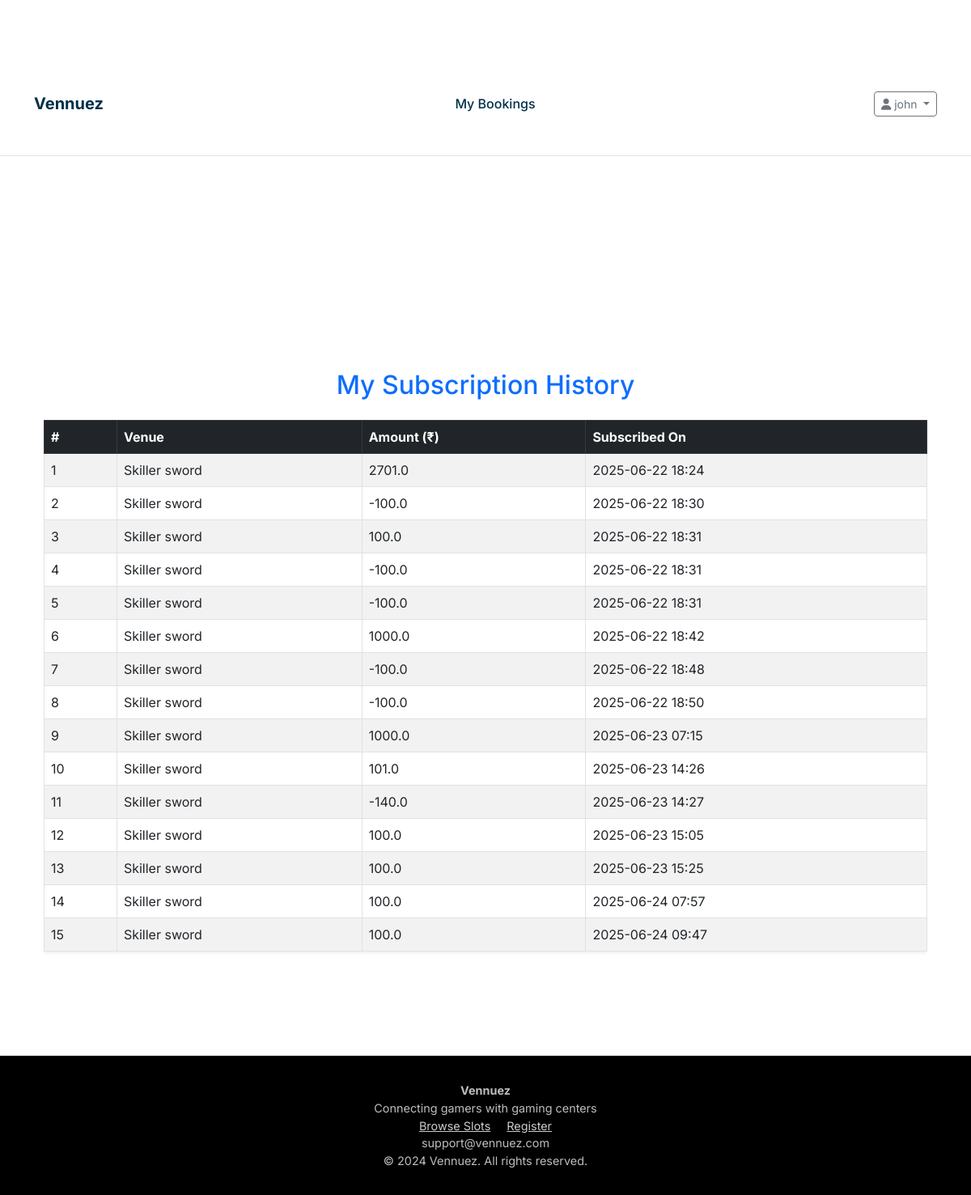
Page /my_subscription_history (signed in) on the committed database.
### models.py (models this page shows, shortened)
class User(UserMixin, db.Model):
    __tablename__ = 'users'
    id = db.Column(db.Integer, primary_key=True)
    username = db.Column(db.String(80), unique=True, nullable=False)
    email = db.Column(db.String(120), unique=True, nullable=True)
    phone = db.Column(db.String(20), nullable=False , unique = True)
    password_hash = db.Column(db.String(256), nullable=False)
    full_name = db.Column(db.String(120), nullable=True)
    age = db.Column(db.Integer, nullable=True)
    created_at = db.Column(db.DateTime, default=datetime.utcnow)
    total_spent = db.Column(db.Float, default=0.0)
    bookings = db.relationship('TimeSlot', backref='user', lazy=True, foreign_keys='TimeSlot.user_id')
    coin_balances = db.relationship('UserCoinBalance', backref='user', lazy=True)
    subscriptions = db.relationship("Subscription", back_populates="user", cascade="all, delete")

class Owner(UserMixin, db.Model):
    __tablename__ = 'owners'
    id = db.Column(db.Integer, primary_key=True)
    username = db.Column(db.String(80), unique=True, nullable=False)
    email = db.Column(db.String(120), unique=True, nullable=False)
    password_hash = db.Column(db.String(256), nullable=False)
    phone = db.Column(db.String(20), nullable=False)
    gaming_center_name = db.Column(db.String(200), nullable=False)
    address = db.Column(db.String(255), nullable=True)
    active = db.Column(db.Boolean, default=True)
    created_at = db.Column(db.DateTime, default=datetime.utcnow)
    latitude = db.Column(db.Float, nullable=True)
    longitude = db.Column(db.Float, nullable=True)
    google_maps_link = db.Column(db.String(500), nullable=True)
    amenities = db.Column(db.Text, nullable=True)  # Stored as JSON string
    venue_image1 = db.Column(db.String(500), nullable=True)
    venue_image2 = db.Column(db.String(500), nullable=True)
    venue_image3 = db.Column(db.String(500), nullable=True)
    venue_image4 = db.Column(db.String(500), nullable=True)
    images_uploaded = db.Column(db.Boolean, default=False)
    consoles = db.relationship('Console', backref='owner', lazy=True, cascade='all, delete-orphan')
    subscriptions = db.relationship("Subscription", back_populates="owner", cascade="all, delete")

class Subscription(db.Model):
    __tablename__ = "subscription"
    id = db.Column(db.Integer, primary_key=True)
    amount = db.Column(db.Float, nullable=False)
    user_id = db.Column(db.Integer, db.ForeignKey('users.id'), nullable=False)
    owner_id = db.Column(db.Integer, db.ForeignKey('owners.id'), nullable=False)
    created_at = db.Column(db.DateTime, default=datetime.utcnow)
    user = db.relationship("User", back_populates="subscriptions")
    owner = db.relationship("Owner", back_populates="subscriptions")

### routes.py (the view)
@app.route('/my_subscription_history')
@login_required
def subscription_history():
    subs = Subscription.query.filter_by(user_id=current_user.id).all()
    history = []
    for sub in subs:
        venue = Owner.query.get(sub.owner_id)
        history.append({
            "venue_name": venue.gaming_center_name,
            "amount": sub.amount,
            "created_at": sub.created_at
        })
    return render_template("my_subscription_history.html", subscriptions=history)

### app.py (called while the page is built)
@login_manager.user_loader
def load_user(user_id):
    from models import Owner, User
    from flask import session
    user_type = session.get('user_type')
    if user_type == 'owner':
        return Owner.query.get(int(user_id))
    elif user_type == 'user':
        return User.query.get(int(user_id))
    return None

### templates/my_subscription_history.html (shortened to what this page needs)
{% extends "base.html" %}
{% block content %}
<div class="container mt-5">
    <h2 class="text-center mb-4 text-primary">My Subscription History</h2>
    {% if subscriptions %}
    <div class="table-responsive">
        <table class="table table-bordered table-striped shadow-sm">
            <thead class="table-dark">
                <tr>
                    <th>#</th>
                    <th>Venue</th>
                    <th>Amount (₹)</th>
                    <th>Subscribed On</th>
                </tr>
            </thead>
            <tbody>
                {% for sub in subscriptions %}
                <tr>
                    <td>{{ loop.index }}</td>
                    <td>{{ sub.venue_name }}</td>
                    <td>{{ sub.amount }}</td>
                    <td>{{ sub.created_at.strftime('%Y-%m-%d %H:%M') }}</td>
                </tr>
                {% endfor %}
            </tbody>
        </table>
    </div>
    {% else %}
    <p class="text-center text-muted">No subscription history found.</p>
    {% endif %}
</div>
{% endblock %}

### templates/base.html (shortened to what this page needs)
<!DOCTYPE html>
<html lang="en">
<head>
  <link rel="stylesheet" href="{{ url_for('static', filename='css/main.css') }}">
  <link rel="stylesheet" href="https://cdnjs.cloudflare.com/ajax/libs/font-awesome/6.4.0/css/all.min.css" />
  <link href="https://cdn.jsdelivr.net/npm/bootstrap@5.3.0/dist/css/bootstrap.min.css" rel="stylesheet" />
</head>
<body>
  <nav class="navbar navbar-expand-md">
    <div class="container d-flex flex-wrap justify-content-between align-items-center">
      <a class="navbar-brand" href="{{ url_for('index') }}">Vennuez</a>
      <div class="d-none d-md-block mx-auto">
        {% if current_user.is_authenticated %}
          {% if session.user_type != 'owner' %}
            <a href="{{ url_for('user_dashboard') }}" class="nav-link {% if request.endpoint == 'user_dashboard' %}active{% endif %}">
              My Bookings
            </a>
          {% elif session.user_type == 'owner' %}
            <a href="{{ url_for('dashboard') }}" class="nav-link {% if request.endpoint == 'dashboard' %}active{% endif %}">
              Dashboard
            </a>
          {% endif %}
        {% endif %}
      </div>
      <div class="navbar-buttons">
        {% if current_user.is_authenticated %}
          <div class="dropdown">
            <button class="btn btn-outline-secondary dropdown-toggle btn-sm" data-bs-toggle="dropdown">
              <i class="fas fa-user"></i> {{ current_user.username }}
            </button>
          </div>
        {% endif %}
      </div>
    </div>
  </nav>
  <main class="container my-4">
    {% block content %}{% endblock %}
  </main>
  <footer class="footer">
    <div>
      <strong>Vennuez</strong><br />
      Connecting gamers with gaming centers<br />
      <a href="{{ url_for('available_slots') }}" style="color:#ccc; margin-right:1rem;">Browse Slots</a>
      <a href="{{ url_for('register') }}" style="color:#ccc;">Register</a><br />
      support@vennuez.com<br />
      &copy; 2024 Vennuez. All rights reserved.
    </div>
  </footer>
</body>
</html>

### static/css/main.css (style rules this page uses)
:root { --primary: #222831; --secondary: #393e46; --accent: #00adb5; --background: #fff; --text: #222831; --muted: #f5f6fa; --border: #e0e0e0; --success: #00b894; --danger: #e17055; }
* { margin: 0; padding: 0; box-sizing: border-box; }
html, body { height: 100%; overflow-x: hidden; }
body { font-family: 'Inter', Arial, sans-serif; background: var(--background); color: var(--text); min-height: 100vh; line-height: 1.6; }
.btn { background: var(--accent); color: #fff; border: none; border-radius: 4px; padding: 0.5rem 1.25rem; font-size: 1rem; font-weight: 500; cursor: pointer; transition: background 0.2s; outline: none; }
.container { max-width: 1200px; margin: 0 auto; padding: 96px 1.5rem 2rem 1.5rem; }
.btn { display: inline-flex; align-items: center; justify-content: center; padding: 0.75rem 1.5rem; border-radius: 0.25rem; font-weight: 500; cursor: pointer; transition: all 0.2s; border: none; }
h1, h2, h3, h4, h5 { color: var(--primary); font-weight: 700; margin-bottom: 1rem; }
.footer { background: var(--primary); color: #fff; text-align: center; padding: 2rem 1rem 1rem 1rem; margin-top: 3rem; border-top: 1px solid var(--border); }

### templates/base.html (style rules this page uses)
:root { --primary: #003049; --accent: #d62828; }
body { font-family: 'Inter', sans-serif; margin: 0; background: #fff; }
.navbar { background-color: white; padding: 0.75rem 1rem; border-bottom: 1px solid #e5e5e5; }
.navbar .nav-link { color: var(--primary); font-weight: 500; }
.navbar-brand { font-weight: bold; color: var(--primary) !important; }
.footer { background: #000; color: #bdbdbd; padding: 2rem; text-align: center; font-size: 0.9rem; }
.navbar-buttons { display: flex; align-items: center; gap: 0.75rem; }

### rows in the picture
User: username "john"
Owner: venue_name "Skiller sword" "Skiller sword" "Skiller sword" "Skiller sword" "Skiller sword" "Skiller sword" "Skiller sword" "Skiller sword" "Skiller sword" "Skiller sword" "Skiller sword" "Skiller sword" "Skiller sword" "Skiller sword" "Skiller sword"
Subscription: amount "2701.0", created_at "2025-06-22 18:24"
Subscription: amount "-100.0", created_at "2025-06-22 18:30"
Subscription: amount "100.0", created_at "2025-06-22 18:31"
Subscription: amount "-100.0", created_at "2025-06-22 18:31"
Subscription: amount "-100.0", created_at "2025-06-22 18:31"
Subscription: amount "1000.0", created_at "2025-06-22 18:42"
Subscription: amount "-100.0", created_at "2025-06-22 18:48"
Subscription: amount "-100.0", created_at "2025-06-22 18:50"
Subscription: amount "1000.0", created_at "2025-06-23 07:15"
Subscription: amount "101.0", created_at "2025-06-23 14:26"
Subscription: amount "-140.0", created_at "2025-06-23 14:27"
Subscription: amount "100.0", created_at "2025-06-23 15:05"
Subscription: amount "100.0", created_at "2025-06-23 15:25"
Subscription: amount "100.0", created_at "2025-06-24 07:57"
Subscription: amount "100.0", created_at "2025-06-24 09:47"
